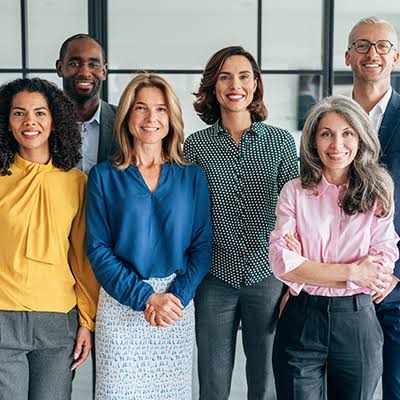
#> input picture FCV/lab_5/images (1).jpg, 400 x 400 px, found by its file name
$ python hog.py
#> lines starting #> are read from the running program, lines starting #| are printed output that depends on the picture; after the words box and inside, x2 and y2 are one past the last pixel; in counts of white or black regions, pixels touching at a corner belong together
import numpy as np
from scipy.ndimage import maximum_filter
import cv2 as cv

# ==========================================
# CORE HOG DESCRIPTOR IMPLEMENTATION
# ==========================================
def compute_hog_descriptor(img_gray, cell_size=8, bin_size=9):
    """Computes a simplified HOG descriptor for a given image region."""
#> called with cell_size = 8, bin_size = 9
    dy, dx = np.gradient(img_gray.astype(float))
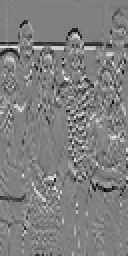
#> dy: shape (128, 64) float64 (shown 2 times larger); min -108, max 106, mean -0.6; drawn with min black and max white
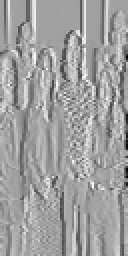
#> dx: shape (128, 64) float64 (shown 2 times larger); min -181, max 106, mean -0.8; drawn with min black and max white
    magnitude = np.sqrt(dx**2 + dy**2)
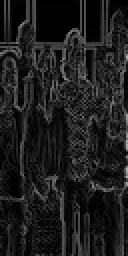
#> magnitude: shape (128, 64) float64 (shown 2 times larger); min 0, max 181.5, mean 29.5
    orientation = np.arctan2(dy, dx) * (180 / np.pi) % 180  # Unsigned gradients (0-180)
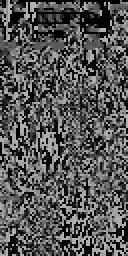
#> orientation: shape (128, 64) float64 (shown 2 times larger); min 0, max 179.8, mean 85.4

    h, w = img_gray.shape
#> h = 128; w = 64
    num_cells_y = h // cell_size
#> num_cells_y = 16
    num_cells_x = w // cell_size
#> num_cells_x = 8

    histograms = np.zeros((num_cells_y, num_cells_x, bin_size))
    for cy in range(num_cells_y):
        for cx in range(num_cells_x):
            y_start, x_start = cy * cell_size, cx * cell_size
            m_patch = magnitude[y_start:y_start+cell_size, x_start:x_start+cell_size]
            o_patch = orientation[y_start:y_start+cell_size, x_start:x_start+cell_size]

            counts, _ = np.histogram(o_patch, bins=bin_size, range=(0, 180), weights=m_patch)
            histograms[cy, cx, :] = counts

    feature_vector = histograms.flatten()
#> feature_vector = 1152 values, max 1405.8 at index 126, min 0 at index 19, mean 209.9
    norm = np.linalg.norm(feature_vector)
#> norm = 10715.6
    return feature_vector / norm if norm > 0 else feature_vector

# =========================================================
# FIX #1: LOAD A REAL HUMAN CROP AS THE REFERENCE
# =========================================================
# Step 1: Create or find an image snippet that ONLY contains a clean human figure silhouette.
# Load it, grayscale it, and forcibly resize it to 64x128.
ref_img_raw = cv.imread(r"D:\aiml_b\FCV\lab_5\images (1).jpg", cv.IMREAD_GRAYSCALE)

if ref_img_raw is None:
    print("Warning: Reference human image not found! Creating a placeholder layout instead.")
    # Fallback placeholder: drawing a crude white box silhouette on a black background instead of using random noise
    ref_human_img = np.zeros((128, 64), dtype=np.uint8)
    cv.rectangle(ref_human_img, (16, 20), (48, 110), 255, -1)
else:
    ref_human_img = cv.resize(ref_img_raw, (64, 128))

ref_human_hog = compute_hog_descriptor(ref_human_img)
#> ref_human_hog = 1152 values, max 0.131 at index 126, min 0 at index 19, mean 0.0196
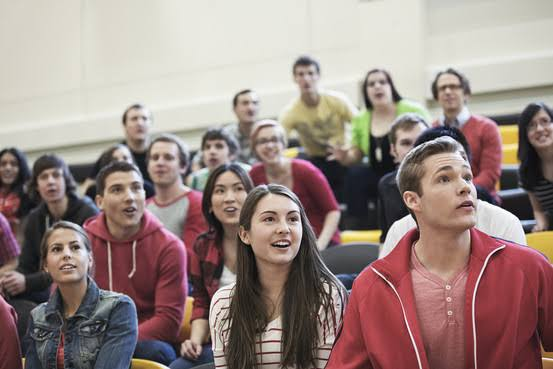
#> input picture FCV/lab_5/images.jpg, 553 x 369 px, found by its file name
#> further down, scene_color is the input picture: shape (369, 553, 3); mean B, G, R 129.7, 134.6, 153.7

# ==========================================
# SLIDING WINDOW RUNNER
# ==========================================
def detect_humans(test_image, ref_hog, win_shape=(128, 64), stride=16, threshold=0.45):
#> called with ref_hog = array of shape (1152,), win_shape = (128, 64), stride = 16, threshold = 0.5
    h, w = test_image.shape
#> h = 369; w = 553
    win_h, win_x = win_shape
    detected_windows = []

    for y in range(0, h - win_h + 1, stride):
        for x in range(0, w - win_x + 1, stride):
            window = test_image[y:y+win_h, x:x+win_x]
            window_hog = compute_hog_descriptor(window)
            similarity = np.dot(window_hog, ref_hog)

            if similarity >= threshold:
                detected_windows.append([x, y, x + win_x, y + win_h, similarity])
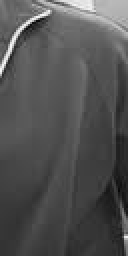
#> window: shape (128, 64) (shown 2 times larger); min 6, max 251, mean 81.9

    return np.array(detected_windows)

# ==========================================
# FIX #2: CLEANED NON-MAXIMUM SUPPRESSION
# ==========================================
def non_max_suppression(boxes, overlap_thresh=0.3):
#> called with boxes = array of shape (2, 5), overlap_thresh = 0.3
    if len(boxes) == 0: return []

    boxes = np.array(boxes)
    boxes = boxes[np.argsort(boxes[:, 4])[::-1]]
    pick = []

    x1, y1, x2, y2 = boxes[:, 0], boxes[:, 1], boxes[:, 2], boxes[:, 3]
    area = (x2 - x1) * (y2 - y1)
    idxs = np.arange(len(boxes))

    while len(idxs) > 0:
        last = idxs[0]
        pick.append(last)

        xx1 = np.maximum(x1[last], x1[idxs[1:]])
        yy1 = np.maximum(y1[last], y1[idxs[1:]])
        xx2 = np.minimum(x2[last], x2[idxs[1:]])
        yy2 = np.minimum(y2[last], y2[idxs[1:]])

        w = np.maximum(0, xx2 - xx1)
        h = np.maximum(0, yy2 - yy1)
        overlap = (w * h) / area[idxs[1:]]

        # Fixed list step alignment
        idxs = idxs[np.where(overlap <= overlap_thresh)[0] + 1]
#> this loop made 1 pass

    return boxes[pick]

# ==========================================
# TEST AND VISUALIZE PIPELINE
# ==========================================
scene_color = cv.imread(r"D:\aiml_b\FCV\lab_5\images.jpg")
if scene_color is None:
    raise FileNotFoundError("Could not find your main target scene image path.")

scene_img = cv.cvtColor(scene_color, cv.COLOR_BGR2GRAY)

# Lowered threshold slightly because a handmade basic HOG lacks linear SVM boundary weighting
raw_hits = detect_humans(scene_img, ref_human_hog, threshold=0.50)
final_detections = non_max_suppression(raw_hits)

print(f"Total raw detection windows found: {len(raw_hits)}")
#| Total raw detection windows found: 2
print(f"Final windows preserved after NMS filtering: {len(final_detections)}")
#| Final windows preserved after NMS filtering: 1

# Draw the resulting tracking boxes on the canvas screen output
for box in final_detections:
    x1, y1, x2, y2, score = box
    cv.rectangle(scene_color, (int(x1), int(y1)), (int(x2), int(y2)), (0, 255, 0), 2)
    cv.putText(scene_color, f"{score:.2f}", (int(x1), int(y1)-5), cv.FONT_HERSHEY_SIMPLEX, 0.4, (0, 255, 0), 1)
#> this loop made 1 pass
#> box on pass 1: [176, 224, 240, 352, 0.517]
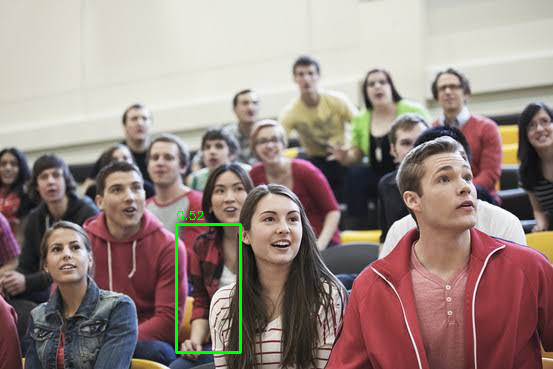
#> scene_color: shape (369, 553, 3); 0.6% of pixels changed, all inside (x1, y1, x2, y2) = (175, 211, 242, 354)

cv.imshow("Human Detection Output", scene_color)
cv.waitKey(0)
cv.destroyAllWindows()
